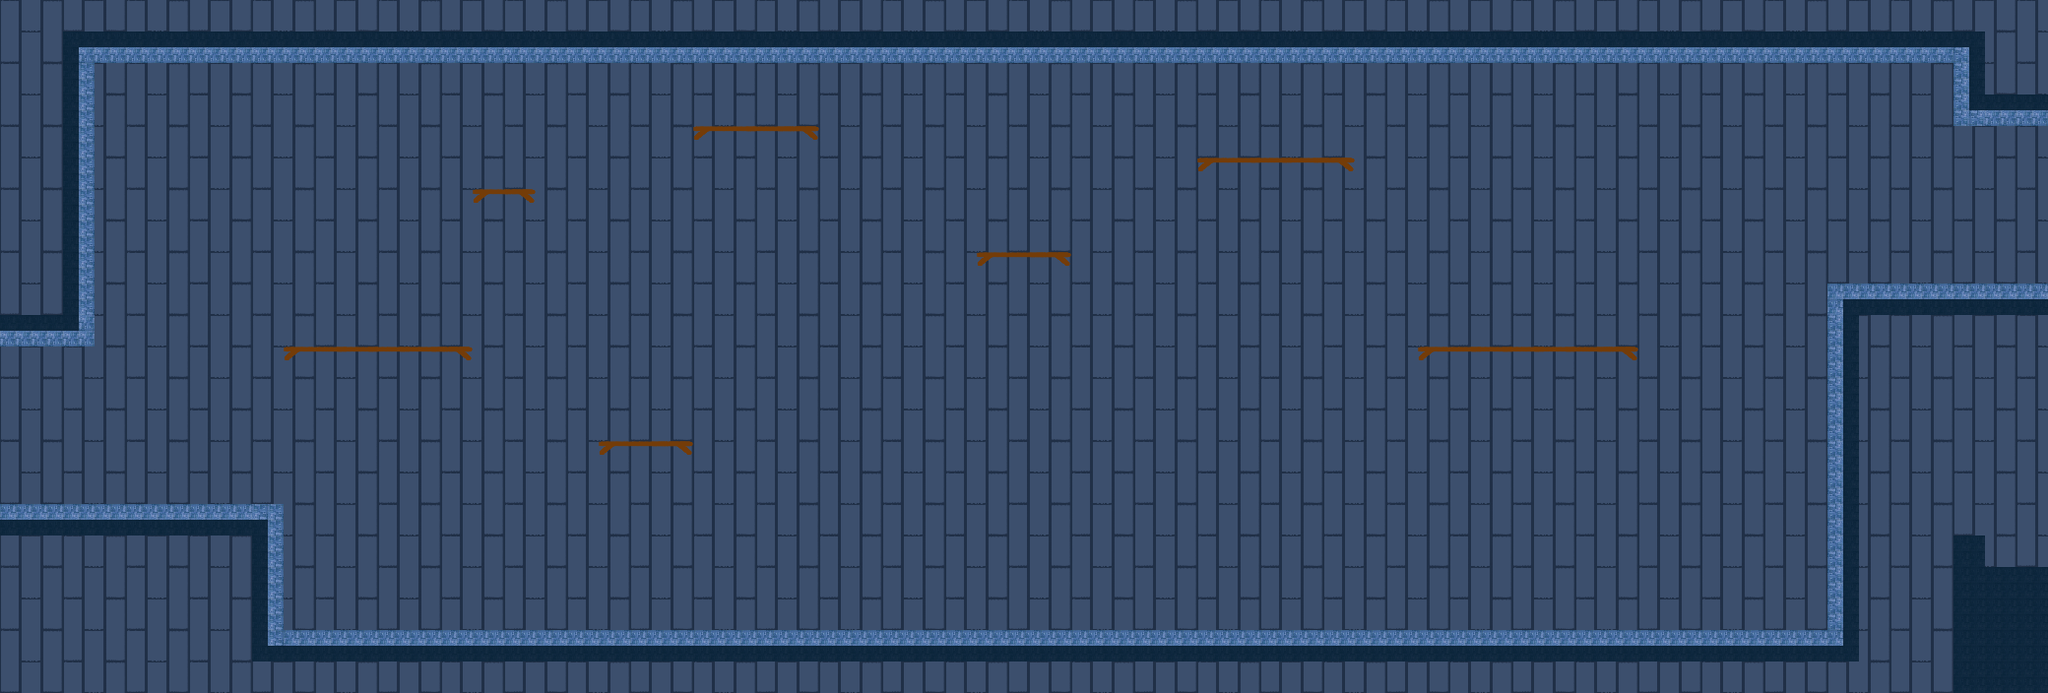

This is a level from a 2D game, rendered from its Tiled map with the project's own tilesets. A one-line summary and the map file follow, with tile-layer data summarised:
An orthogonal 65x22 tile map with 32x32 px tiles, 4 tile layers (background, background2, platforms, jumpthru) and 12 objects.

<map version="1.0" orientation="orthogonal" renderorder="right-down" width="65" height="22" tilewidth="32" tileheight="32" nextobjectid="85">
 <tileset firstgid="1" name="tileset" tilewidth="32" tileheight="32" tilecount="800" columns="40">
  <image source="tileset_library.png" width="1280" height="640" />
 </tileset>
 <layer name="background" width="65" height="22">
  <data>[1430 cells, 1430 non-empty, 4 distinct tile ids]</data>
 </layer>
 <layer name="background2" width="65" height="22">
  <data>[1430 cells, 2 non-empty, 2 distinct tile ids]</data>
 </layer>
 <layer name="platforms" width="65" height="22">
  <data>[1430 cells, 169 non-empty, 13 distinct tile ids]</data>
 </layer>
 <layer name="jumpthru" width="65" height="22">
  <data>[1430 cells, 30 non-empty, 3 distinct tile ids]</data>
 </layer>
 <objectgroup name="sprites" offsetx="32" offsety="0">
  <object id="60" gid="166" x="896" y="96.6667" width="32" height="32">
   <properties>
    <property name="delay" type="int" value="0" />
    <property name="timer" type="int" value="2000" />
   </properties>
  </object>
  <object id="68" gid="166" x="926.667" y="96.6667" width="32" height="32">
   <properties>
    <property name="delay" type="int" value="0" />
    <property name="timer" type="int" value="2000" />
   </properties>
  </object>
  <object id="79" gid="164" x="768" y="640" width="32" height="32" />
  <object id="80" gid="164" x="800" y="640" width="32" height="32" />
  <object id="81" gid="164" x="832" y="640" width="32" height="32" />
  <object id="84" gid="2147483738" x="1668" y="620" width="32" height="32" />
 </objectgroup>
 <objectgroup name="transitions">
  <object id="70" gid="169" x="44.6061" y="409.939" width="32" height="32" />
  <object id="71" gid="169" x="2005.21" y="179.636" width="32" height="32" />
  <object id="73" gid="167" x="2071" y="133" width="32" height="32" />
  <object id="74" gid="168" x="2072" y="315" width="32" height="32" />
  <object id="75" gid="167" x="-12" y="358" width="32" height="32" />
  <object id="78" gid="168" x="-13" y="537" width="32" height="32" />
 </objectgroup>
</map>
